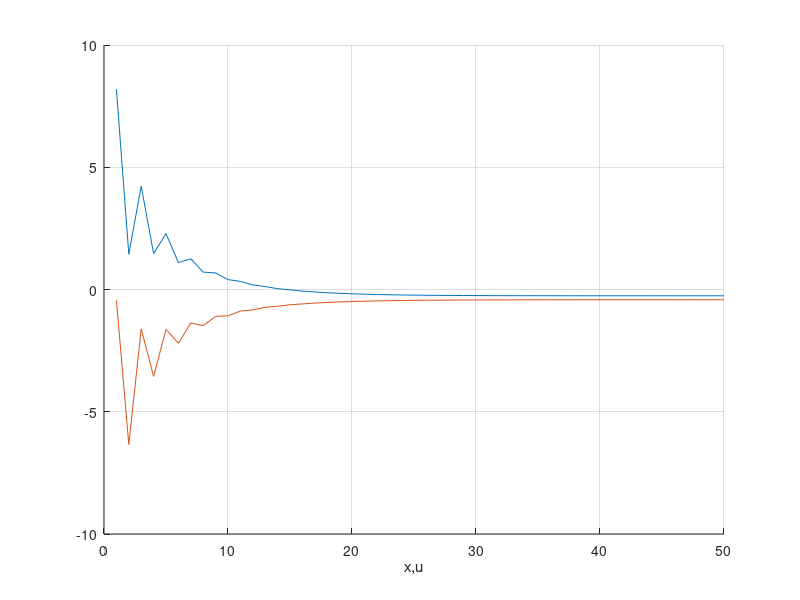

Write MATLAB code to recreate this figure.
x1 = 8.1910;
u1 = -0.4370;
gamma = 0.1;
steps = zeros(50, 3);
steps(1,1) = x1;
steps(1,2) = u1;
steps(1,3) = 4*x1^2 + 5*u1^2 + 7*x1*u1 + 5*x1 + 6*u1 - 8;

for i=2:1:50
    x = steps(i-1,1);
    u = steps(i-1,2);
    vect = [x; u] - gamma*[8*x+7*u+5; 10*u+7*x+6];
    steps(i,1) = vect(1);
    steps(i,2) = vect(2);
    steps(i,3) = 4*steps(i,1)^2+5*steps(i,2)^2+7*steps(i,1)*steps(i,2)...
        +5*steps(i,1)+6*steps(i,2)-8;
    if steps(i,3) > steps(i-1,3)
        break
    end
end

hold on
plot((1:50), steps(:,1)')
plot((1:50), steps(:,2)')
grid on
xlabel('x,u')